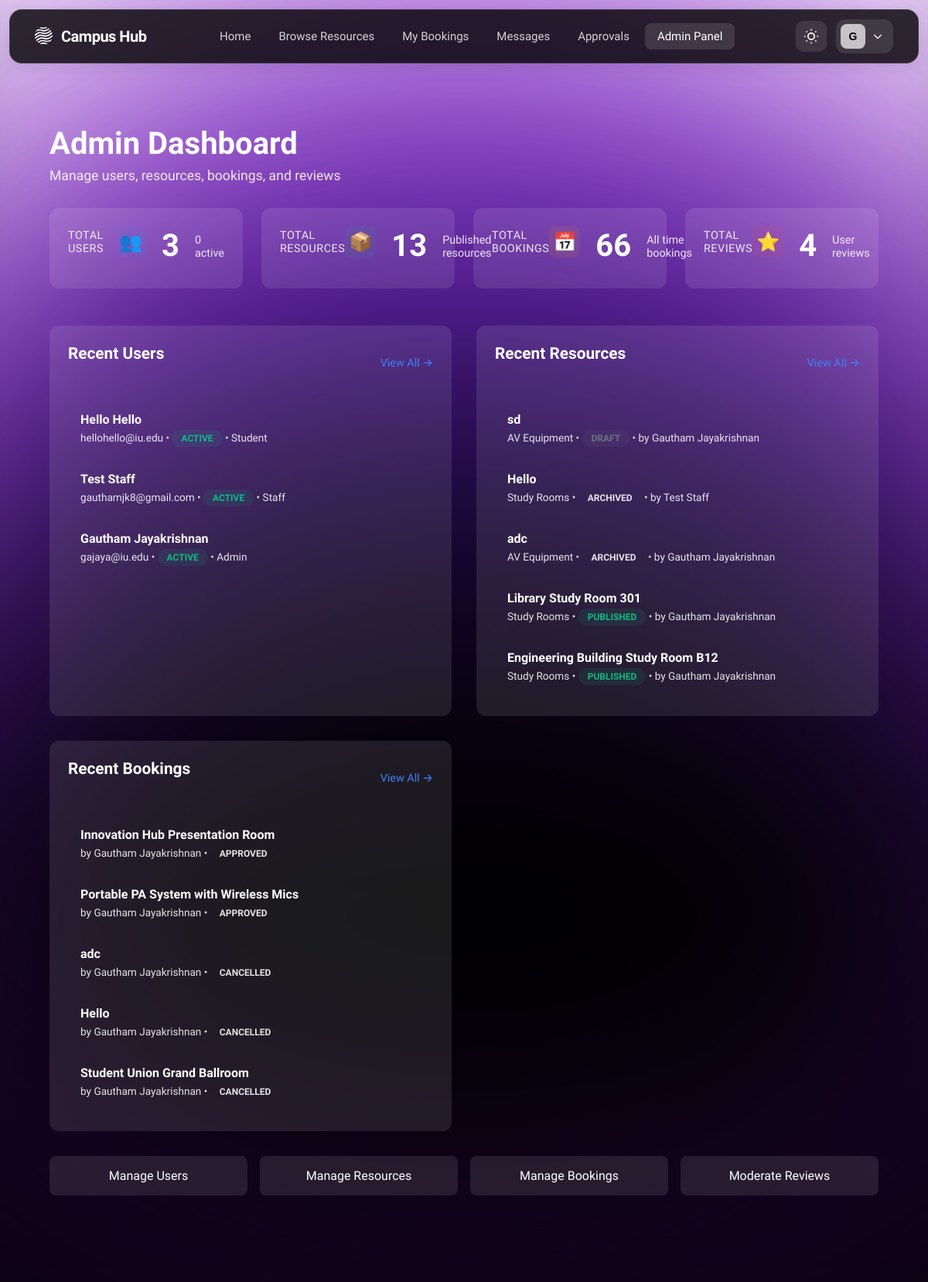
The page /admin/dashboard (signed in) on the database its author committed.
### tables this page shows
CREATE TABLE users (
    user_id INTEGER PRIMARY KEY AUTOINCREMENT,
    name TEXT NOT NULL,
    email TEXT NOT NULL UNIQUE,
    password_hash TEXT NOT NULL,
    role TEXT NOT NULL CHECK (role IN ('student','staff','admin')),
    profile_image TEXT,
    department_id INTEGER REFERENCES departments(department_id),
    email_verified BOOLEAN NOT NULL DEFAULT 0,
    verification_token TEXT,
    verification_token_expires DATETIME,
    reset_password_token TEXT,
    reset_password_expires DATETIME,
    created_at DATETIME DEFAULT CURRENT_TIMESTAMP,
    updated_at DATETIME
, is_banned INTEGER DEFAULT 0, last_login TIMESTAMP);

CREATE TABLE resources (
    resource_id INTEGER PRIMARY KEY AUTOINCREMENT,
    owner_type TEXT NOT NULL CHECK (owner_type IN ('user','group')),
    owner_id INTEGER NOT NULL,  -- Polymorphic FK: user_id when owner_type='user', group_id when owner_type='group'
    title TEXT NOT NULL,
    description TEXT,
    category_id INTEGER REFERENCES resource_categories(category_id),
    location TEXT,
    capacity INTEGER CHECK (capacity > 0 OR capacity IS NULL),  -- NULL for resources without capacity limits
    status TEXT NOT NULL DEFAULT 'draft' CHECK (status IN ('draft','published','archived')),
    availability_mode TEXT NOT NULL DEFAULT 'rules' CHECK (availability_mode IN ('rules','open','by-request')),
    requires_approval BOOLEAN NOT NULL DEFAULT 0,
    created_at DATETIME DEFAULT CURRENT_TIMESTAMP,
    updated_at DATETIME
, images TEXT, availability_rules TEXT);

CREATE TABLE resource_categories (
    category_id INTEGER PRIMARY KEY AUTOINCREMENT,
    name TEXT NOT NULL,
    description TEXT,
    icon TEXT,
    created_at DATETIME DEFAULT CURRENT_TIMESTAMP
);

CREATE TABLE bookings (
    booking_id INTEGER PRIMARY KEY AUTOINCREMENT,
    resource_id INTEGER NOT NULL REFERENCES resources(resource_id) ON DELETE RESTRICT,
    requester_id INTEGER NOT NULL REFERENCES users(user_id) ON DELETE RESTRICT,
    start_datetime DATETIME NOT NULL,
    end_datetime DATETIME NOT NULL,
    status TEXT NOT NULL DEFAULT 'pending' CHECK (status IN ('pending','approved','rejected','cancelled','completed')),
    approval_required BOOLEAN NOT NULL DEFAULT 0,
    notes TEXT,
    created_at DATETIME DEFAULT CURRENT_TIMESTAMP,
    updated_at DATETIME,
    CHECK (end_datetime > start_datetime)
);

### src/controllers/admin_controller.py (the view)
@admin_bp.route('/dashboard')
@login_required
@role_required('admin')
def dashboard():
    try:
        stats = {
            'total_users': UserDAL.count_all_users(),
            'active_users': UserDAL.count_active_users(),
            'pending_users': UserDAL.count_pending_users(),
            'total_resources': ResourceDAL.count_all_resources(),
            'pending_resources': ResourceDAL.count_pending_resources(),
            'total_bookings': BookingDAL.count_all_bookings(),
            'pending_bookings': BookingDAL.count_pending_bookings(),
            'total_reviews': ReviewDAL.count_all_reviews(),
            'pending_reviews': ReviewDAL.count_pending_reviews()
        }
        recent_users = UserDAL.get_recent_users(limit=5)
        recent_resources = ResourceDAL.get_recent_resources(limit=5)
        recent_bookings = BookingDAL.get_recent_bookings(limit=5)
        return render_template(
            'admin/dashboard.html',
            stats=stats,
            recent_users=recent_users,
            recent_resources=recent_resources,
            recent_bookings=recent_bookings
        )
    except Exception as e:
        logger.error(f"Error loading admin dashboard: {str(e)}", exc_info=True)
        flash('Error loading dashboard.', 'danger')
        return redirect(url_for('main.index'))

### src/templates/admin/dashboard.html (shortened to what this page needs)
{% extends 'base.html' %}
{% block content %}
<div class="admin-container">
    <div class="admin-header">
        <h1>Admin Dashboard</h1>
        <p>Manage users, resources, bookings, and reviews</p>
    </div>
    <div class="stats-grid">
        <div class="stat-card">
            <div class="stat-header">
                <span class="stat-title">Total Users</span>
                <div class="stat-icon users">👥</div>
            </div>
            <div class="stat-value">{{ stats.total_users }}</div>
            <div class="stat-label">{{ stats.active_users }} active</div>
        </div>
        <div class="stat-card">
            <div class="stat-header">
                <span class="stat-title">Total Resources</span>
                <div class="stat-icon resources">📦</div>
            </div>
            <div class="stat-value">{{ stats.total_resources }}</div>
            <div class="stat-label">Published resources</div>
        </div>
        <div class="stat-card">
            <div class="stat-header">
                <span class="stat-title">Total Bookings</span>
                <div class="stat-icon bookings">📅</div>
            </div>
            <div class="stat-value">{{ stats.total_bookings }}</div>
            <div class="stat-label">All time bookings</div>
        </div>
        <div class="stat-card">
            <div class="stat-header">
                <span class="stat-title">Total Reviews</span>
                <div class="stat-icon reviews">⭐</div>
            </div>
            <div class="stat-value">{{ stats.total_reviews }}</div>
            <div class="stat-label">User reviews</div>
        </div>
    </div>
    <div class="sections-grid">
        <div class="section-card">
            <div class="section-header">
                <h2 class="section-title">Recent Users</h2>
                <a href="{{ url_for('admin.users') }}" class="view-all-link">View All →</a>
            </div>
            {% if recent_users %}
            <ul class="recent-list">
                {% for user in recent_users %}
                <li class="recent-item">
                    <div class="item-title">{{ user.name }}</div>
                    <div class="item-meta">
                        {{ user.email }} •
                        <span class="status-badge {{ user.status }}">{{ user.status }}</span> •
                        {{ user.role.capitalize() }}
                    </div>
                </li>
                {% endfor %}
            </ul>
            {% else %}
            <div class="empty-state">No recent users</div>
            {% endif %}
        </div>
        <div class="section-card">
            <div class="section-header">
                <h2 class="section-title">Recent Resources</h2>
                <a href="{{ url_for('admin.resources') }}" class="view-all-link">View All →</a>
            </div>
            {% if recent_resources %}
            <ul class="recent-list">
                {% for resource in recent_resources %}
                <li class="recent-item">
                    <div class="item-title">{{ resource.title }}</div>
                    <div class="item-meta">
                        {{ resource.category }} •
                        <span class="status-badge {{ resource.status }}">{{ resource.status }}</span> •
                        by {{ resource.owner_name }}
                    </div>
                </li>
                {% endfor %}
            </ul>
            {% else %}
            <div class="empty-state">No recent resources</div>
            {% endif %}
        </div>
        <div class="section-card">
            <div class="section-header">
                <h2 class="section-title">Recent Bookings</h2>
                <a href="{{ url_for('admin.bookings') }}" class="view-all-link">View All →</a>
            </div>
            {% if recent_bookings %}
            <ul class="recent-list">
                {% for booking in recent_bookings %}
                <li class="recent-item">
                    <div class="item-title">{{ booking.resource_title }}</div>
                    <div class="item-meta">
                        by {{ booking.user_name }} •
                        <span class="status-badge {{ booking.status }}">{{ booking.status }}</span>
                    </div>
                </li>
                {% endfor %}
            </ul>
            {% else %}
            <div class="empty-state">No recent bookings</div>
            {% endif %}
        </div>
    </div>
    <div class="quick-actions">
        <a href="{{ url_for('admin.users') }}" class="action-btn">Manage Users</a>
        <a href="{{ url_for('admin.resources') }}" class="action-btn">Manage Resources</a>
        <a href="{{ url_for('admin.bookings') }}" class="action-btn">Manage Bookings</a>
        <a href="{{ url_for('admin.reviews') }}" class="action-btn">Moderate Reviews</a>
    </div>
</div>
{% endblock %}

### src/templates/base.html (shortened to what this page needs)
<!DOCTYPE html>
<html lang="en" data-theme="dark">
<head>
    <link rel="stylesheet" href="{{ url_for('static', filename='css/home.css') }}">
</head>
<body>
    <div class="background-effects">
        <div class="blur-white"></div>
        <div class="gradient-ellipse-1">
            <div style="position: absolute; inset: -31.25% -24.81%;">
            </div>
        </div>
        <div class="gradient-ellipse-2">
            <div style="position: absolute; inset: -41.49% -30.77%;">
            </div>
        </div>
        <div class="gradient-ellipse-3">
            <div style="position: absolute; inset: -62.11% -38.17%;">
            </div>
        </div>
        <div class="gradient-ellipse-4">
            <div style="position: absolute; inset: -37.04% -24.07%;">
            </div>
        </div>
        <div class="noise-texture"></div>
    </div>
    <nav class="navbar">
        <div class="navbar-container">
            <div class="navbar-left">
                <a href="{{ url_for('main.index') }}" class="navbar-logo">
                    <span class="logo-text">Campus Hub</span>
                </a>
            </div>
            <div class="navbar-center">
                <a href="{{ url_for('main.index') }}" class="nav-link {% if request.endpoint == 'main.index' %}active{% endif %}">Home</a>
                <a href="{{ url_for('resource.index') }}" class="nav-link {% if request.endpoint and request.endpoint.startswith('resource.') %}active{% endif %}">Browse Resources</a>
                {% if current_user.is_authenticated %}
                    <a href="{{ url_for('booking.index') }}" class="nav-link {% if request.endpoint and request.endpoint.startswith('booking.') and request.endpoint != 'booking.pending_approvals' %}active{% endif %}">My Bookings</a>
                    <a href="{{ url_for('message.inbox') }}" class="nav-link {% if request.endpoint and request.endpoint.startswith('message.') %}active{% endif %}" style="position: relative;">
                        Messages
                    </a>
                    {% if current_user.role in ['staff', 'admin'] %}
                        <a href="{{ url_for('booking.pending_approvals') }}" class="nav-link {% if request.endpoint == 'booking.pending_approvals' %}active{% endif %}" style="position: relative;">
                            Approvals
                        </a>
                    {% endif %}
                    {% if current_user.role == 'admin' %}
                        <a href="{{ url_for('admin.dashboard') }}" class="nav-link {% if request.endpoint and request.endpoint.startswith('admin.') %}active{% endif %}">Admin Panel</a>
                    {% endif %}
                {% endif %}
            </div>
            <div class="navbar-right">
                <button class="theme-toggle" onclick="toggleTheme()" aria-label="Toggle theme">
                </button>
                {% if current_user.is_authenticated %}
                <div class="account-dropdown">
                    <button class="account-button" onclick="toggleAccountMenu()">
                        <div class="account-avatar">
                            {{ current_user.name[0].upper() }}
                        </div>
                        <svg class="chevron-icon" fill="none" stroke="currentColor" stroke-width="2" viewBox="0 0 24 24">
                            <path d="M19 9l-7 7-7-7"/>
                        </svg>
                    </button>
                </div>
                {% endif %}
            </div>
        </div>
    </nav>
    <main class="main-content">
        {% block content %}{% endblock %}
    </main>
</body>
</html>

### rows shown on the page
users: name "G", name "Gautham Jayakrishnan", email "gajaya@iu.edu", status "ACTIVE", role "Admin"
users: name "Hello Hello", email "hellohello@iu.edu", status "ACTIVE", role "Student"
users: name "Test Staff", email "gauthamjk8@gmail.com", status "ACTIVE", role "Staff"
resources: title "sd", category "AV Equipment", status "DRAFT", owner_name "Gautham Jayakrishnan"
resources: title "Hello", category "Study Rooms", status "ARCHIVED", owner_name "Test Staff"
resources: title "adc", category "AV Equipment", status "ARCHIVED", owner_name "Gautham Jayakrishnan"
resources: title "Library Study Room 301", category "Study Rooms", status "PUBLISHED", owner_name "Gautham Jayakrishnan"
resources: title "Engineering Building Study Room B12", category "Study Rooms", status "PUBLISHED", owner_name "Gautham Jayakrishnan"
bookings: resource_title "Innovation Hub Presentation Room", user_name "Gautham Jayakrishnan", status "APPROVED"
bookings: resource_title "Portable PA System with Wireless Mics", user_name "Gautham Jayakrishnan", status "APPROVED"
bookings: resource_title "adc", user_name "Gautham Jayakrishnan", status "CANCELLED"
bookings: resource_title "Hello", user_name "Gautham Jayakrishnan", status "CANCELLED"
bookings: resource_title "Student Union Grand Ballroom", user_name "Gautham Jayakrishnan", status "CANCELLED"

### other values the page prints
{{ stats.total_users }} "3"
{{ stats.active_users }} "0"
{{ stats.total_resources }} "13"
{{ stats.total_bookings }} "66"
{{ stats.total_reviews }} "4"
